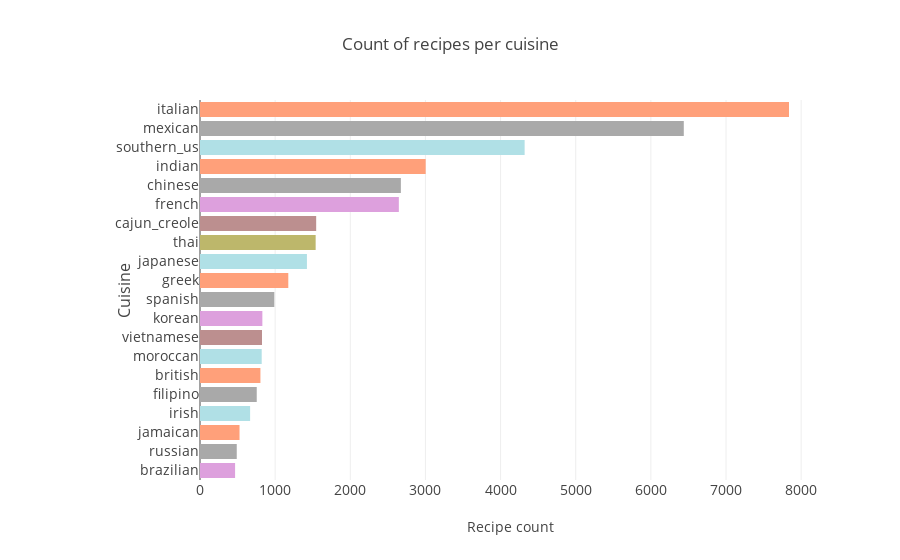

Notebook cell for this chart:
### Code cell
# adapted from https://www.kaggle.com/ashishpatel26/scrumptious-cooking-foods
color_theme = dict(color = ['rgba(221,160,221,1)','rgba(169,169,169,1)','rgba(255,160,122,1)','rgba(176,224,230,1)','rgba(169,169,169,1)','rgba(255,160,122,1)','rgba(176,224,230,1)',
                   'rgba(188,143,143,1)','rgba(221,160,221,1)','rgba(169,169,169,1)','rgba(255,160,122,1)','rgba(176,224,230,1)','rgba(189,183,107,1)','rgba(188,143,143,1)','rgba(221,160,221,1)','rgba(169,169,169,1)','rgba(255,160,122,1)','rgba(176,224,230,1)','rgba(169,169,169,1)','rgba(255,160,122,1)'])
temp = train['cuisine'].value_counts()
trace = go.Bar(y=temp.index[::-1],x=(temp)[::-1],orientation = 'h',marker=color_theme)
layout = go.Layout(title = "Count of recipes per cuisine",xaxis=dict(title='Recipe count',tickfont=dict(size=14,)),
                   yaxis=dict(title='Cuisine',titlefont=dict(size=16),tickfont=dict(size=14)),margin=dict(l=200,))
data = [trace]
fig = go.Figure(data=data, layout=layout)
iplot(fig,filename='basic-bar')

### Figure 1 — Plotly figure (JSON) as saved in the notebook; plotly's stock layout.template omitted (floating-point values rounded to 4 significant figures)
{"data": [{"type": "bar", "y": ["brazilian", "russian", "jamaican", "irish", "filipino", "british", "moroccan", "vietnamese", "korean", "spanish", "greek", "japanese", "thai", "cajun_creole", "french", "chinese", "indian", "southern_us", "mexican", "italian"], "x": [467, 489, 526, 667, 755, 804, 821, 825, 830, 989, 1175, 1423, 1539, 1546, 2646, 2673, 3003, 4320, 6438, 7838], "orientation": "h", "marker": {"color": ["rgba(221,160,221,1)", "rgba(169,169,169,1)", "rgba(255,160,122,1)", "rgba(176,224,230,1)", "rgba(169,169,169,1)", "rgba(255,160,122,1)", "rgba(176,224,230,1)", "rgba(188,143,143,1)", "rgba(221,160,221,1)", "rgba(169,169,169,1)", "rgba(255,160,122,1)", "rgba(176,224,230,1)", "rgba(189,183,107,1)", "rgba(188,143,143,1)", "rgba(221,160,221,1)", "rgba(169,169,169,1)", "rgba(255,160,122,1)", "rgba(176,224,230,1)", "rgba(169,169,169,1)", "rgba(255,160,122,1)"]}}], "layout": {"title": "Count of recipes per cuisine", "xaxis": {"title": "Recipe count", "tickfont": {"size": 14}}, "yaxis": {"title": "Cuisine", "titlefont": {"size": 16}, "tickfont": {"size": 14}}, "margin": {"l": 200}}}
